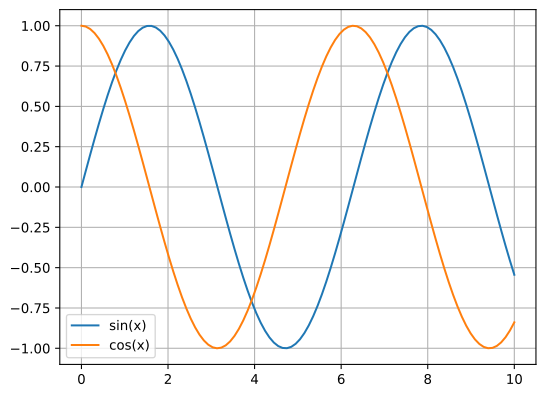

Generate this figure with Python:
import matplotlib.pyplot as plt
import numpy as np

x = np.linspace(0, 10, 100)
y = np.sin(x)

plt.plot(x, y, label="sin(x)")
plt.plot(x, np.cos(x), label="cos(x)")
plt.legend()
plt.grid()
plt.savefig("p2.svg", bbox_inches="tight")
